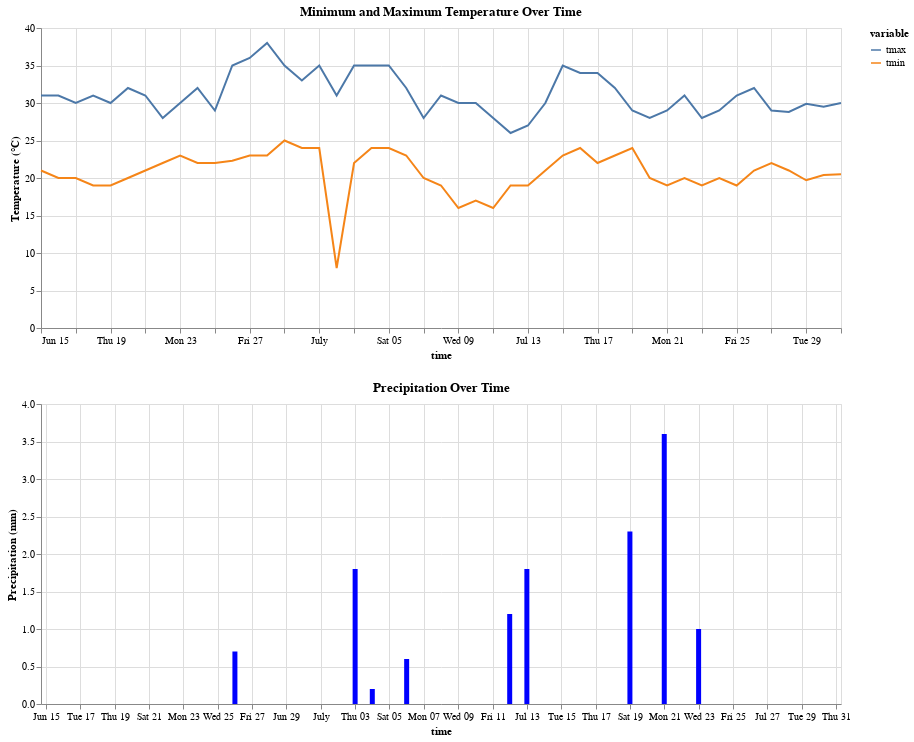

Notebook cell for this chart:
### Code cell
# Plot tmin and tmax against time
chart_temp = alt.Chart(data_df.reset_index()).mark_line().encode(
    x='time:T',
    y=alt.Y('value:Q', title='Temperature (°C)'),
    color='variable:N'
).transform_fold(
    ['tmin', 'tmax'],
    as_=['variable', 'value']
).properties(
    title='Minimum and Maximum Temperature Over Time',
    height=300, # Set height for the temperature chart
    width=800   # Set width for the temperature chart
)

# Plot prcp against time
chart_prcp = alt.Chart(data_df.reset_index()).mark_bar(color='blue').encode(
    x='time:T',
    y=alt.Y('prcp:Q', title='Precipitation (mm)')
).properties(
    title='Precipitation Over Time',
    height=300, # Set height for the precipitation chart
    width=800   # Set width for the precipitation chart
)

# Combine the charts
combined_chart = alt.vconcat(chart_temp, chart_prcp)

# Display the combined chart
combined_chart

### Figure 1 — Vega-Lite specification as saved in the notebook (floating-point values rounded to 4 significant figures)
{"config": {"view": {"continuousWidth": 300, "continuousHeight": 300}}, "vconcat": [{"data": {"name": "data-f371e1302aef06776352c7a66e32813e"}, "mark": {"type": "line"}, "encoding": {"color": {"field": "variable", "type": "nominal"}, "x": {"field": "time", "type": "temporal"}, "y": {"field": "value", "title": "Temperature (°C)", "type": "quantitative"}}, "height": 300, "title": "Minimum and Maximum Temperature Over Time", "transform": [{"fold": ["tmin", "tmax"], "as": ["variable", "value"]}], "width": 800}, {"data": {"name": "data-f371e1302aef06776352c7a66e32813e"}, "mark": {"type": "bar", "color": "blue"}, "encoding": {"x": {"field": "time", "type": "temporal"}, "y": {"field": "prcp", "title": "Precipitation (mm)", "type": "quantitative"}}, "height": 300, "title": "Precipitation Over Time", "width": 800}], "$schema": "https://vega.github.io/schema/vega-lite/v5.20.1.json", "datasets": {"data-f371e1302aef06776352c7a66e32813e": [{"time": "2025-06-15T00:00:00", "tavg": 25.8, "tmin": 21.0, "tmax": 31.0, "prcp": 0.0, "snow": null, "wdir": null, "wspd": 11.1, "wpgt": 33.0, "pres": 1019.0, "tsun": 397.0}, {"time": "2025-06-16T00:00:00", "tavg": 26.0, "tmin": 20.0, "tmax": 31.0, "prcp": 0.0, "snow": null, "wdir": null, "wspd": 17.3, "wpgt": 45.0, "pres": 1020.0, "tsun": 737.0}, {"time": "2025-06-17T00:00:00", "tavg": 25.5, "tmin": 20.0, "tmax": 30.0, "prcp": 0.0, "snow": null, "wdir": null, "wspd": 12.6, "wpgt": 33.0, "pres": 1019.0, "tsun": 763.0}, {"time": "2025-06-18T00:00:00", "tavg": 25.7, "tmin": 19.0, "tmax": 31.0, "prcp": 0.0, "snow": null, "wdir": null, "wspd": 10.3, "wpgt": 30.0, "pres": 1020.0, "tsun": 760.0}, {"time": "2025-06-19T00:00:00", "tavg": 25.6, "tmin": 19.0, "tmax": 30.0, "prcp": 0.0, "snow": null, "wdir": null, "wspd": 12.9, "wpgt": 34.0, "pres": 1019.0, "tsun": 733.0}, {"time": "2025-06-20T00:00:00", "tavg": 26.9, "tmin": 20.0, "tmax": 32.0, "prcp": 0.0, "snow": null, "wdir": null, "wspd": 11.2, "wpgt": 36.0, "pres": 1018.0, "tsun": 711.0}, {"time": "2025-06-21T00:00:00", "tavg": 26.3, "tmin": 21.0, "tmax": 31.0, "prcp": 0.0, "snow": null, "wdir": null, "wspd": 11.2, "wpgt": 26.0, "pres": 1017.0, "tsun": 705.0}, {"time": "2025-06-22T00:00:00", "tavg": 25.4, "tmin": 22.0, "tmax": 28.0, "prcp": 0.0, "snow": null, "wdir": null, "wspd": 12.3, "wpgt": 29.0, "pres": 1018.0, "tsun": 608.0}, {"time": "2025-06-23T00:00:00", "tavg": 26.6, "tmin": 23.0, "tmax": 30.0, "prcp": 0.0, "snow": null, "wdir": null, "wspd": 13.0, "wpgt": 47.0, "pres": 1017.0, "tsun": 492.0}, {"time": "2025-06-24T00:00:00", "tavg": 28.2, "tmin": 22.0, "tmax": 32.0, "prcp": 0.0, "snow": null, "wdir": null, "wspd": 11.2, "wpgt": 31.5, "pres": 1015.0, "tsun": 624.0}, {"time": "2025-06-25T00:00:00", "tavg": 26.1, "tmin": 22.0, "tmax": 29.0, "prcp": 0.0, "snow": null, "wdir": null, "wspd": 15.8, "wpgt": 38.0, "pres": 1014.0, "tsun": 670.0}, {"time": "2025-06-26T00:00:00", "tavg": 28.9, "tmin": 22.3, "tmax": 35.0, "prcp": 0.7, "snow": null, "wdir": null, "wspd": 15.9, "wpgt": 47.0, "pres": 1017.0, "tsun": 768.0}, {"time": "2025-06-27T00:00:00", "tavg": 29.6, "tmin": 23.0, "tmax": 36.0, "prcp": 0.0, "snow": null, "wdir": null, "wspd": 15.2, "wpgt": 43.0, "pres": 1020.0, "tsun": 846.0}, {"time": "2025-06-28T00:00:00", "tavg": 30.5, "tmin": 23.0, "tmax": 38.0, "prcp": 0.0, "snow": null, "wdir": null, "wspd": 14.5, "wpgt": 48.0, "pres": 1021.0, "tsun": 857.0}, {"time": "2025-06-29T00:00:00", "tavg": 30.3, "tmin": 25.0, "tmax": 35.0, "prcp": 0.0, "snow": null, "wdir": null, "wspd": 10.5, "wpgt": 35.0, "pres": 1019.0, "tsun": 851.0}, {"time": "2025-06-30T00:00:00", "tavg": 28.8, "tmin": 24.0, "tmax": 33.0, "prcp": 0.0, "snow": null, "wdir": null, "wspd": 10.4, "wpgt": 31.0, "pres": 1016.0, "tsun": 800.0}, {"time": "2025-07-01T00:00:00", "tavg": 29.6, "tmin": 24.0, "tmax": 35.0, "prcp": 0.0, "snow": null, "wdir": null, "wspd": 12.5, "wpgt": 35.0, "pres": 1014.0, "tsun": 797.0}, {"time": "2025-07-02T00:00:00", "tavg": 26.9, "tmin": 8.0, "tmax": 31.0, "prcp": 0.0, "snow": null, "wdir": null, "wspd": 11.9, "wpgt": 31.5, "pres": 1015.0, "tsun": 696.0}, {"time": "2025-07-03T00:00:00", "tavg": 29.5, "tmin": 22.0, "tmax": 35.0, "prcp": 1.8, "snow": null, "wdir": null, "wspd": 10.8, "wpgt": 41.0, "pres": 1018.0, "tsun": 772.0}, {"time": "2025-07-04T00:00:00", "tavg": 30.1, "tmin": 24.0, "tmax": 35.0, "prcp": 0.2, "snow": null, "wdir": null, "wspd": 13.9, "wpgt": 37.0, "pres": 1019.0, "tsun": 718.0}, {"time": "2025-07-05T00:00:00", "tavg": 30.1, "tmin": 24.0, "tmax": 35.0, "prcp": 0.0, "snow": null, "wdir": null, "wspd": 16.2, "wpgt": 46.0, "pres": 1016.0, "tsun": 692.0}, {"time": "2025-07-06T00:00:00", "tavg": 27.0, "tmin": 23.0, "tmax": 32.0, "prcp": 0.6, "snow": null, "wdir": null, "wspd": 18.3, "wpgt": 49.0, "pres": 1013.0, "tsun": 406.0}, {"time": "2025-07-07T00:00:00", "tavg": 24.2, "tmin": 20.0, "tmax": 28.0, "prcp": 0.0, "snow": null, "wdir": null, "wspd": 28.7, "wpgt": 68.0, "pres": 1011.0, "tsun": 695.0}, {"time": "2025-07-08T00:00:00", "tavg": 24.2, "tmin": 19.0, "tmax": 31.0, "prcp": 0.0, "snow": null, "wdir": null, "wspd": 25.1, "wpgt": 53.0, "pres": 1014.0, "tsun": 800.0}, {"time": "2025-07-09T00:00:00", "tavg": 23.4, "tmin": 16.0, "tmax": 30.0, "prcp": 0.0, "snow": null, "wdir": null, "wspd": 16.4, "wpgt": 43.0, "pres": 1018.0, "tsun": 854.0}, {"time": "2025-07-10T00:00:00", "tavg": 23.9, "tmin": 17.0, "tmax": 30.0, "prcp": 0.0, "snow": null, "wdir": null, "wspd": 13.5, "wpgt": 36.0, "pres": 1017.0, "tsun": 853.0}, {"time": "2025-07-11T00:00:00", "tavg": 22.8, "tmin": 16.0, "tmax": 28.0, "prcp": 0.0, "snow": null, "wdir": null, "wspd": 11.3, "wpgt": 31.0, "pres": 1014.0, "tsun": 847.0}, {"time": "2025-07-12T00:00:00", "tavg": 22.6, "tmin": 19.0, "tmax": 26.0, "prcp": 1.2, "snow": null, "wdir": null, "wspd": 14.4, "wpgt": 33.3, "pres": 1012.0, "tsun": 210.0}, {"time": "2025-07-13T00:00:00", "tavg": 23.2, "tmin": 19.0, "tmax": 27.0, "prcp": 1.8, "snow": null, "wdir": null, "wspd": 13.5, "wpgt": 31.0, "pres": 1013.0, "tsun": 701.0}, {"time": "2025-07-14T00:00:00", "tavg": 25.4, "tmin": 21.0, "tmax": 30.0, "prcp": 0.0, "snow": null, "wdir": null, "wspd": 11.0, "wpgt": 34.0, "pres": 1018.0, "tsun": 789.0}, {"time": "2025-07-15T00:00:00", "tavg": 27.9, "tmin": 23.0, "tmax": 35.0, "prcp": 0.0, "snow": null, "wdir": null, "wspd": 14.8, "wpgt": 53.0, "pres": 1018.0, "tsun": 725.0}, {"time": "2025-07-16T00:00:00", "tavg": 28.5, "tmin": 24.0, "tmax": 34.0, "prcp": 0.0, "snow": null, "wdir": null, "wspd": 15.1, "wpgt": 42.6, "pres": 1017.0, "tsun": 842.0}, {"time": "2025-07-17T00:00:00", "tavg": 28.3, "tmin": 22.0, "tmax": 34.0, "prcp": 0.0, "snow": null, "wdir": null, "wspd": 11.6, "wpgt": 31.0, "pres": 1014.0, "tsun": 836.0}, {"time": "2025-07-18T00:00:00", "tavg": 26.9, "tmin": 23.0, "tmax": 32.0, "prcp": 0.0, "snow": null, "wdir": null, "wspd": 11.5, "wpgt": 27.0, "pres": 1011.0, "tsun": 756.0}, {"time": "2025-07-19T00:00:00", "tavg": 25.3, "tmin": 24.0, "tmax": 29.0, "prcp": 2.3, "snow": null, "wdir": null, "wspd": 14.8, "wpgt": 38.9, "pres": 1010.0, "tsun": 284.0}, {"time": "2025-07-20T00:00:00", "tavg": 24.6, "tmin": 20.0, "tmax": 28.0, "prcp": 0.0, "snow": null, "wdir": null, "wspd": 8.8, "wpgt": 29.0, "pres": 1007.0, "tsun": 558.0}, {"time": "2025-07-21T00:00:00", "tavg": 24.5, "tmin": 19.0, "tmax": 29.0, "prcp": 3.6, "snow": null, "wdir": null, "wspd": 19.8, "wpgt": 57.0, "pres": 1011.0, "tsun": 683.0}, {"time": "2025-07-22T00:00:00", "tavg": 24.5, "tmin": 20.0, "tmax": 31.0, "prcp": 0.0, "snow": null, "wdir": null, "wspd": 13.7, "wpgt": 38.0, "pres": 1015.0, "tsun": 792.0}, {"time": "2025-07-23T00:00:00", "tavg": 23.0, "tmin": 19.0, "tmax": 28.0, "prcp": 1.0, "snow": null, "wdir": null, "wspd": 10.2, "wpgt": 31.0, "pres": 1014.0, "tsun": 446.0}, {"time": "2025-07-24T00:00:00", "tavg": 24.3, "tmin": 20.0, "tmax": 29.0, "prcp": 0.0, "snow": null, "wdir": null, "wspd": 17.4, "wpgt": 44.0, "pres": 1013.0, "tsun": 643.0}, {"time": "2025-07-25T00:00:00", "tavg": 24.6, "tmin": 19.0, "tmax": 31.0, "prcp": 0.0, "snow": null, "wdir": null, "wspd": 22.0, "wpgt": 62.0, "pres": 1014.0, "tsun": 701.0}, {"time": "2025-07-26T00:00:00", "tavg": 26.5, "tmin": 21.0, "tmax": 32.0, "prcp": 0.0, "snow": null, "wdir": null, "wspd": 21.1, "wpgt": 53.0, "pres": 1014.0, "tsun": 805.0}, {"time": "2025-07-27T00:00:00", "tavg": 26.0, "tmin": 22.0, "tmax": 29.0, "prcp": 0.0, "snow": null, "wdir": null, "wspd": 24.6, "wpgt": 53.0, "pres": 1015.0, "tsun": 788.0}, {"time": "2025-07-28T00:00:00", "tavg": 24.6, "tmin": 21.0, "tmax": 28.8, "prcp": 0.0, "snow": null, "wdir": null, "wspd": 20.3, "wpgt": 67.0, "pres": 1014.0, "tsun": 749.0}, {"time": "2025-07-29T00:00:00", "tavg": 24.6, "tmin": 19.7, "tmax": 29.9, "prcp": 0.0, "snow": null, "wdir": null, "wspd": 20.2, "wpgt": 42.6, "pres": 1016.0, "tsun": 711.0}, {"time": "2025-07-30T00:00:00", "tavg": 25.2, "tmin": 20.4, "tmax": 29.5, "prcp": 0.0, "snow": null, "wdir": null, "wspd": 17.1, "wpgt": 29.6, "pres": 1017.0, "tsun": 661.0}, {"time": "2025-07-31T00:00:00", "tavg": 25.8, "tmin": 20.5, "tmax": 30.0, "prcp": 0.0, "snow": null, "wdir": null, "wspd": 13.8, "wpgt": 22.2, "pres": 1017.0, "tsun": 747.0}]}}
